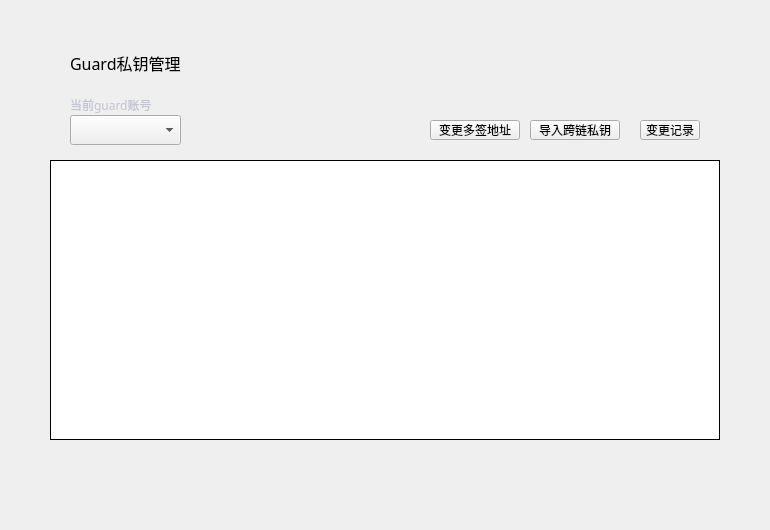
<?xml version="1.0" encoding="UTF-8"?>
<ui version="4.0">
 <class>GuardKeyManagePage</class>
 <widget class="QWidget" name="GuardKeyManagePage">
  <property name="geometry">
   <rect>
    <x>0</x>
    <y>0</y>
    <width>770</width>
    <height>530</height>
   </rect>
  </property>
  <property name="windowTitle">
   <string>Form</string>
  </property>
  <widget class="QTableWidget" name="multisigTableWidget">
   <property name="geometry">
    <rect>
     <x>50</x>
     <y>160</y>
     <width>670</width>
     <height>280</height>
    </rect>
   </property>
   <property name="cursor" stdset="0">
    <cursorShape>ArrowCursor</cursorShape>
   </property>
   <property name="layoutDirection">
    <enum>Qt::LeftToRight</enum>
   </property>
   <property name="styleSheet">
    <string notr="true"/>
   </property>
   <property name="frameShape">
    <enum>QFrame::Box</enum>
   </property>
   <property name="frameShadow">
    <enum>QFrame::Plain</enum>
   </property>
   <property name="verticalScrollBarPolicy">
    <enum>Qt::ScrollBarAsNeeded</enum>
   </property>
   <property name="horizontalScrollBarPolicy">
    <enum>Qt::ScrollBarAlwaysOff</enum>
   </property>
   <property name="autoScroll">
    <bool>true</bool>
   </property>
   <property name="editTriggers">
    <set>QAbstractItemView::NoEditTriggers</set>
   </property>
   <property name="selectionMode">
    <enum>QAbstractItemView::NoSelection</enum>
   </property>
   <property name="iconSize">
    <size>
     <width>19</width>
     <height>12</height>
    </size>
   </property>
   <property name="showGrid">
    <bool>true</bool>
   </property>
   <property name="gridStyle">
    <enum>Qt::SolidLine</enum>
   </property>
   <attribute name="horizontalHeaderVisible">
    <bool>false</bool>
   </attribute>
   <attribute name="horizontalHeaderCascadingSectionResizes">
    <bool>false</bool>
   </attribute>
   <attribute name="horizontalHeaderHighlightSections">
    <bool>false</bool>
   </attribute>
   <attribute name="verticalHeaderVisible">
    <bool>false</bool>
   </attribute>
   <attribute name="verticalHeaderHighlightSections">
    <bool>false</bool>
   </attribute>
   <column>
    <property name="text">
     <string>币种</string>
    </property>
    <property name="font">
     <font>
      <family>微软雅黑</family>
     </font>
    </property>
    <property name="textAlignment">
     <set>AlignCenter</set>
    </property>
   </column>
   <column>
    <property name="text">
     <string>热钱包多签地址</string>
    </property>
    <property name="font">
     <font>
      <family>微软雅黑</family>
     </font>
    </property>
    <property name="textAlignment">
     <set>AlignCenter</set>
    </property>
   </column>
   <column>
    <property name="text">
     <string>冷钱包多签地址</string>
    </property>
    <property name="font">
     <font>
      <family>微软雅黑</family>
     </font>
    </property>
    <property name="textAlignment">
     <set>AlignCenter</set>
    </property>
   </column>
   <column>
    <property name="text">
     <string>生效区块</string>
    </property>
    <property name="font">
     <font>
      <family>微软雅黑</family>
     </font>
    </property>
    <property name="textAlignment">
     <set>AlignCenter</set>
    </property>
   </column>
   <column>
    <property name="text">
     <string>状态</string>
    </property>
    <property name="font">
     <font>
      <family>微软雅黑</family>
     </font>
    </property>
    <property name="textAlignment">
     <set>AlignCenter</set>
    </property>
   </column>
   <column>
    <property name="text">
     <string>操作</string>
    </property>
    <property name="font">
     <font>
      <family>微软雅黑</family>
     </font>
    </property>
    <property name="textAlignment">
     <set>AlignCenter</set>
    </property>
   </column>
  </widget>
  <widget class="QLabel" name="label">
   <property name="geometry">
    <rect>
     <x>70</x>
     <y>95</y>
     <width>100</width>
     <height>20</height>
    </rect>
   </property>
   <property name="font">
    <font>
     <family>微软雅黑</family>
    </font>
   </property>
   <property name="styleSheet">
    <string notr="true">color: rgb(192, 196, 212);</string>
   </property>
   <property name="text">
    <string>当前guard账号</string>
   </property>
   <property name="alignment">
    <set>Qt::AlignLeading|Qt::AlignLeft|Qt::AlignVCenter</set>
   </property>
  </widget>
  <widget class="QComboBox" name="accountComboBox">
   <property name="geometry">
    <rect>
     <x>70</x>
     <y>115</y>
     <width>111</width>
     <height>30</height>
    </rect>
   </property>
   <property name="font">
    <font>
     <family>微软雅黑</family>
     <weight>50</weight>
     <bold>false</bold>
    </font>
   </property>
   <property name="focusPolicy">
    <enum>Qt::NoFocus</enum>
   </property>
   <property name="styleSheet">
    <string notr="true"/>
   </property>
  </widget>
  <widget class="QLabel" name="title_label">
   <property name="geometry">
    <rect>
     <x>70</x>
     <y>50</y>
     <width>300</width>
     <height>26</height>
    </rect>
   </property>
   <property name="font">
    <font>
     <family>微软雅黑</family>
     <pointsize>12</pointsize>
     <weight>50</weight>
     <italic>false</italic>
     <bold>false</bold>
    </font>
   </property>
   <property name="styleSheet">
    <string notr="true"/>
   </property>
   <property name="text">
    <string>Guard私钥管理</string>
   </property>
  </widget>
  <widget class="QToolButton" name="historyBtn">
   <property name="geometry">
    <rect>
     <x>640</x>
     <y>120</y>
     <width>60</width>
     <height>20</height>
    </rect>
   </property>
   <property name="font">
    <font>
     <family>微软雅黑</family>
     <weight>50</weight>
     <italic>false</italic>
     <bold>false</bold>
    </font>
   </property>
   <property name="cursor">
    <cursorShape>PointingHandCursor</cursorShape>
   </property>
   <property name="focusPolicy">
    <enum>Qt::NoFocus</enum>
   </property>
   <property name="styleSheet">
    <string notr="true"/>
   </property>
   <property name="text">
    <string>变更记录</string>
   </property>
  </widget>
  <widget class="QToolButton" name="importBtn">
   <property name="geometry">
    <rect>
     <x>530</x>
     <y>120</y>
     <width>90</width>
     <height>20</height>
    </rect>
   </property>
   <property name="font">
    <font>
     <family>微软雅黑</family>
     <weight>50</weight>
     <italic>false</italic>
     <bold>false</bold>
    </font>
   </property>
   <property name="cursor">
    <cursorShape>PointingHandCursor</cursorShape>
   </property>
   <property name="focusPolicy">
    <enum>Qt::NoFocus</enum>
   </property>
   <property name="styleSheet">
    <string notr="true"/>
   </property>
   <property name="text">
    <string>导入跨链私钥</string>
   </property>
  </widget>
  <widget class="QToolButton" name="changeAddressBtn">
   <property name="geometry">
    <rect>
     <x>430</x>
     <y>120</y>
     <width>90</width>
     <height>20</height>
    </rect>
   </property>
   <property name="font">
    <font>
     <family>微软雅黑</family>
     <weight>50</weight>
     <italic>false</italic>
     <bold>false</bold>
    </font>
   </property>
   <property name="cursor">
    <cursorShape>PointingHandCursor</cursorShape>
   </property>
   <property name="focusPolicy">
    <enum>Qt::NoFocus</enum>
   </property>
   <property name="styleSheet">
    <string notr="true"/>
   </property>
   <property name="text">
    <string>变更多签地址</string>
   </property>
  </widget>
 </widget>
 <resources/>
 <connections/>
</ui>
